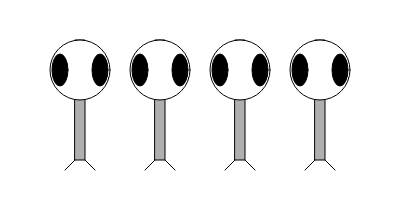
Frame 1 (no input)
Frame 60 (no input): identical to frame 1, image omitted
Frame 120 (the mouse pressed at the canvas centre since frame 60): identical to frame 1, image omitted

The p5.js sketch that drew this single still picture (run headless with seeded random() and noise() and a simulated clock; from frame 60 on, the mouse is pressed at the canvas centre):

// p5.js sketch
// ── sketch.js
var w = 60;
var h = 60;
var eyeSize = 16;

function setup() {
	createCanvas(400, 200);
	smooth();
}

function draw() {
	background(255);
	ellipseMode(CENTER);
	rectMode(CENTER);

	var y = height/2;

	// multiple instances of zoog
	// we must include x in a for loop
	for (var x = 80; x < width; x += 80) {
		// body
		stroke(0);
		fill(175);
		rect(x, y, w/6, h*2);

		// head
		fill(255);
		ellipse(x, y-h/2, w, h);

		// eyes
		fill(0);
		ellipse(x-w/3, y-h/2, eyeSize, eyeSize*2);
		ellipse(x+w/3, y-h/2, eyeSize, eyeSize*2);

		// legs
		stroke(0);
		line(x-w/12, y+h, x-w/4, y+h+10);
		line(x+w/12, y+h, x+w/4, y+h+10);
	}
}
